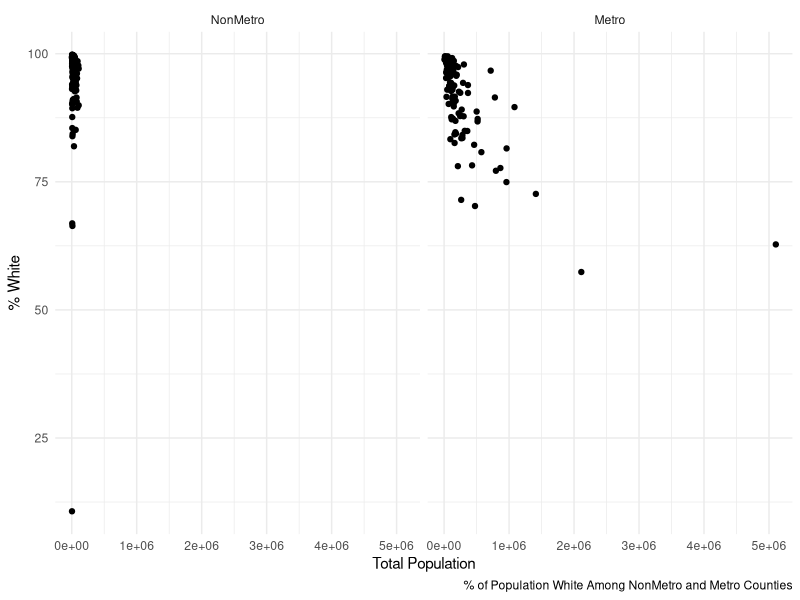
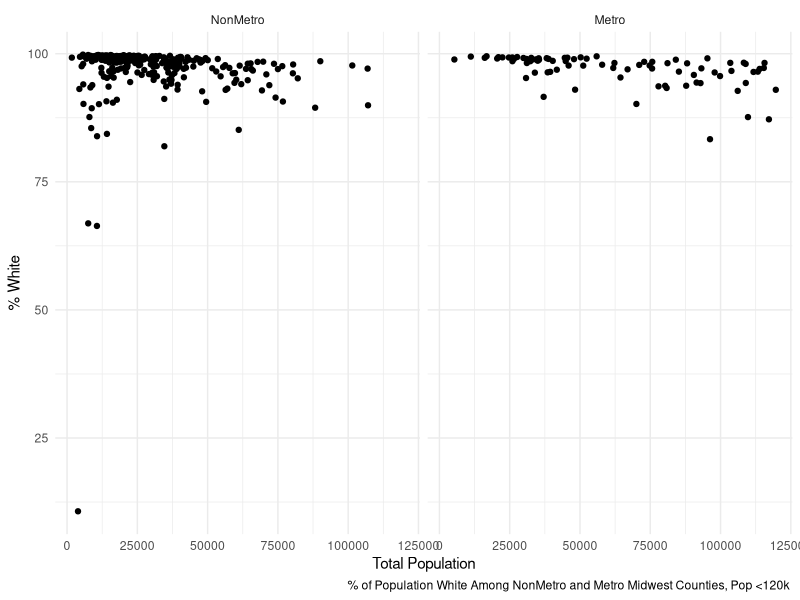
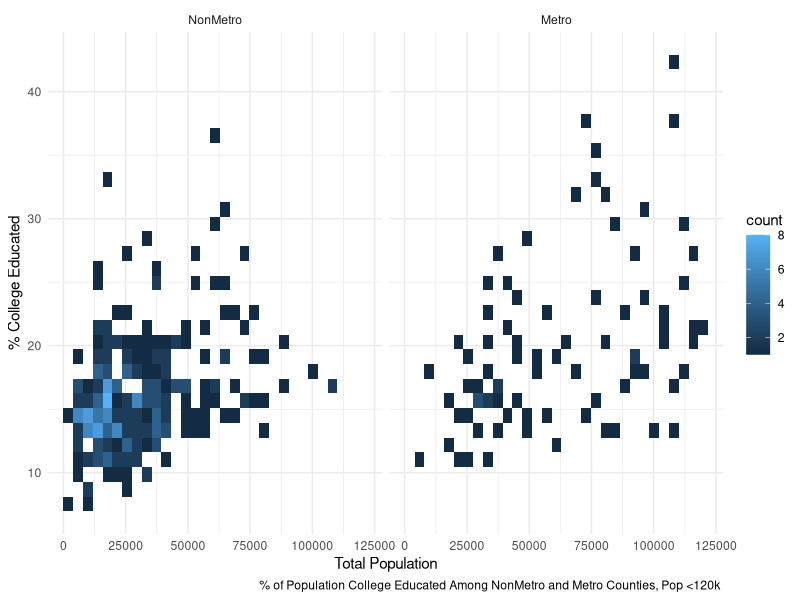
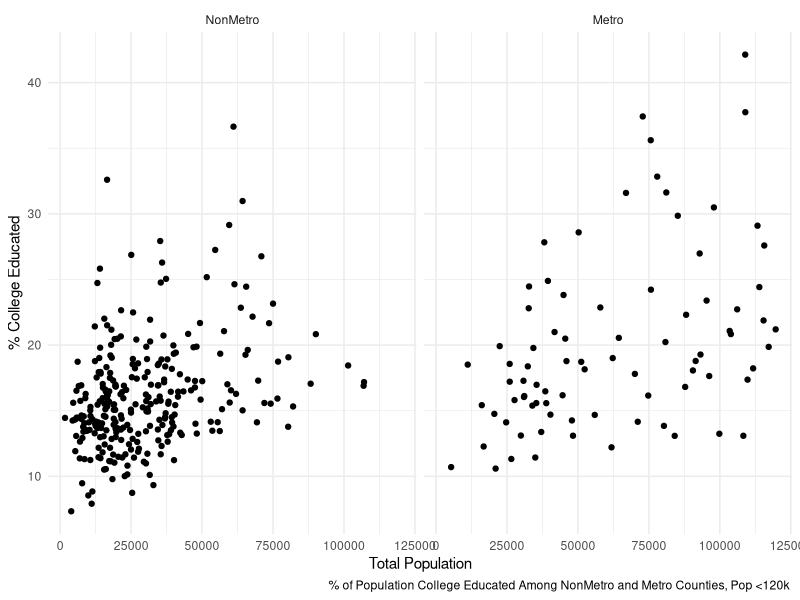
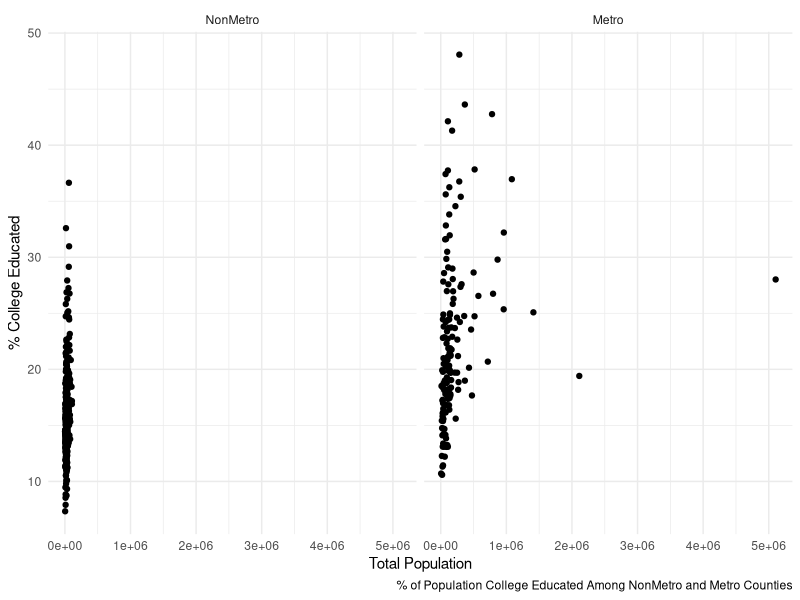
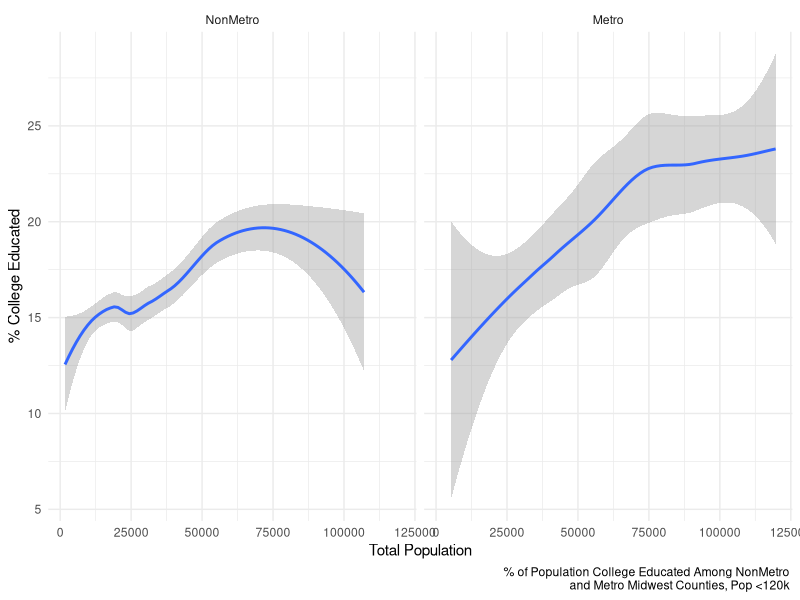
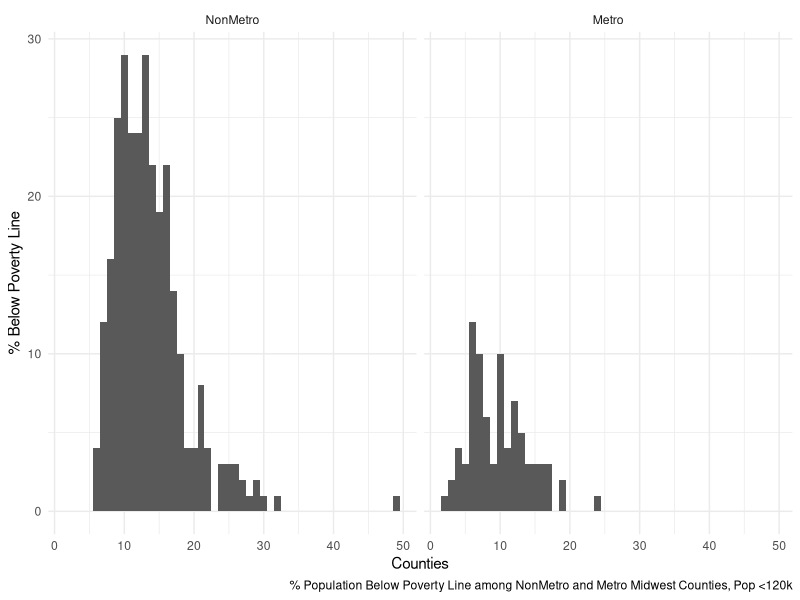

The R source for these figures, in order:
library(tidyverse)
library(ggthemes)
library(dplyr)
library(magrittr)

# find fun data to work with
data()

midw <- as_tibble(midwest)

# want to focus on midwestern county demographics
# want to split data into metro and non-metro counties
# so facet wrap by metro and nonmetro
# need to convert to factor
midw %<>% mutate(inmetro = factor(inmetro),
                 inmetro = fct_recode(inmetro, Metro = "1", NonMetro = "0"))


# let's try to visualize race demographics between metro and nonmetro counties
ggplot(data = midw,
       aes(x = poptotal, y =percwhite)) +
       geom_jitter() +
       theme_minimal() +
       facet_wrap(vars(inmetro), ncol = 2) +
       labs(x = "Total Population", y = "% White",
            caption = "% of Population White Among NonMetro and Metro Counties")

# this gives us a decent picture of demographics
# as counties get larger, they get more racially diverse
# lets zoom in to get a better picture
# get rid of counties 120k+ for ease of comparison
# we already know from previous graph that these counties are more diverse

filtered_midw <- midw 
filtered_midw %<>% filter(poptotal<120000)

ggplot(data = filtered_midw,
      aes(x = poptotal, y =percwhite)) +
      geom_jitter() +
      theme_minimal() +
      facet_wrap(vars(inmetro), ncol = 2) +
  labs(x = "Total Population", y = "% White",
       caption = "% of Population White Among NonMetro and Metro Midwest Counties, Pop <120k ")
# here we can see a high concentration of nonmetro, very white counties
# lets try a heat map

# let's compare pct college educated to total pop
ggplot(data = filtered_midw,
       aes(x = poptotal, y = percollege)) +
       geom_bin2d() +
       theme_minimal() +
       facet_wrap(vars(inmetro), ncol = 2) +
       labs(x = "Total Population", y = "% College Educated",
       caption = "% of Population College Educated Among NonMetro and Metro Counties, Pop <120k ")

# clearly more college educated people in higher population and metro areas
# try with jitter
ggplot(data = filtered_midw,
       aes(x = poptotal, y = percollege)) +
       geom_jitter() +
       theme_minimal() +
       facet_wrap(vars(inmetro), ncol = 2) +
       labs(x = "Total Population", y = "% College Educated",
       caption = "% of Population College Educated Among NonMetro and Metro Counties, Pop <120k ")
# clustering is more evident here, I like this one more

# let's try with no filters, jitter
ggplot(data = midw,
       aes(x = poptotal, y = percollege)) +
       geom_jitter() +
       theme_minimal() +
       facet_wrap(vars(inmetro), ncol = 2) +
       labs(x = "Total Population", y = "% College Educated",
       caption = "% of Population College Educated Among NonMetro and Metro Counties")
# this is too skewed to make any solid conclusions

# try filtered with smooth
ggplot(data = filtered_midw,
       aes(x = poptotal, y = percollege)) +
       geom_smooth() +
       theme_minimal() +
       facet_wrap(vars(inmetro), ncol = 2) +
       labs(x = "Total Population", y = "% College Educated",
       caption = "% of Population College Educated Among NonMetro 
       and Metro Midwest Counties, Pop <120k ")

# now let's try to find some other meaningful demographics

ggplot(data = filtered_midw,
       aes(x = percbelowpoverty)) +
       geom_histogram(binwidth = 1, bins = 50) +
       theme_minimal() +
       facet_wrap(vars(inmetro), ncol = 2) +
       labs(x = "Counties", y = "% Below Poverty Line",
       caption = "% Population Below Poverty Line among NonMetro and Metro Midwest Counties, Pop <120k")
